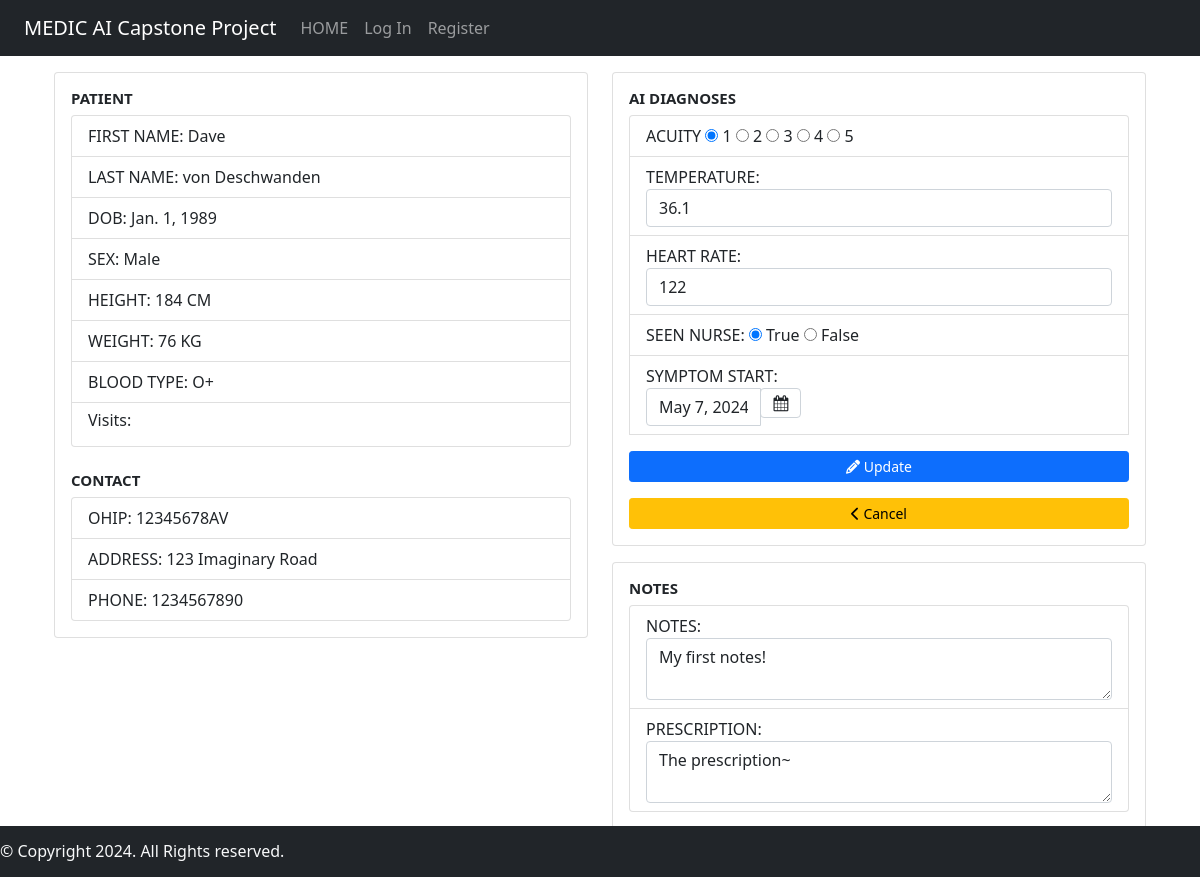
Before: /patientinfo/1/edit with the older database file.
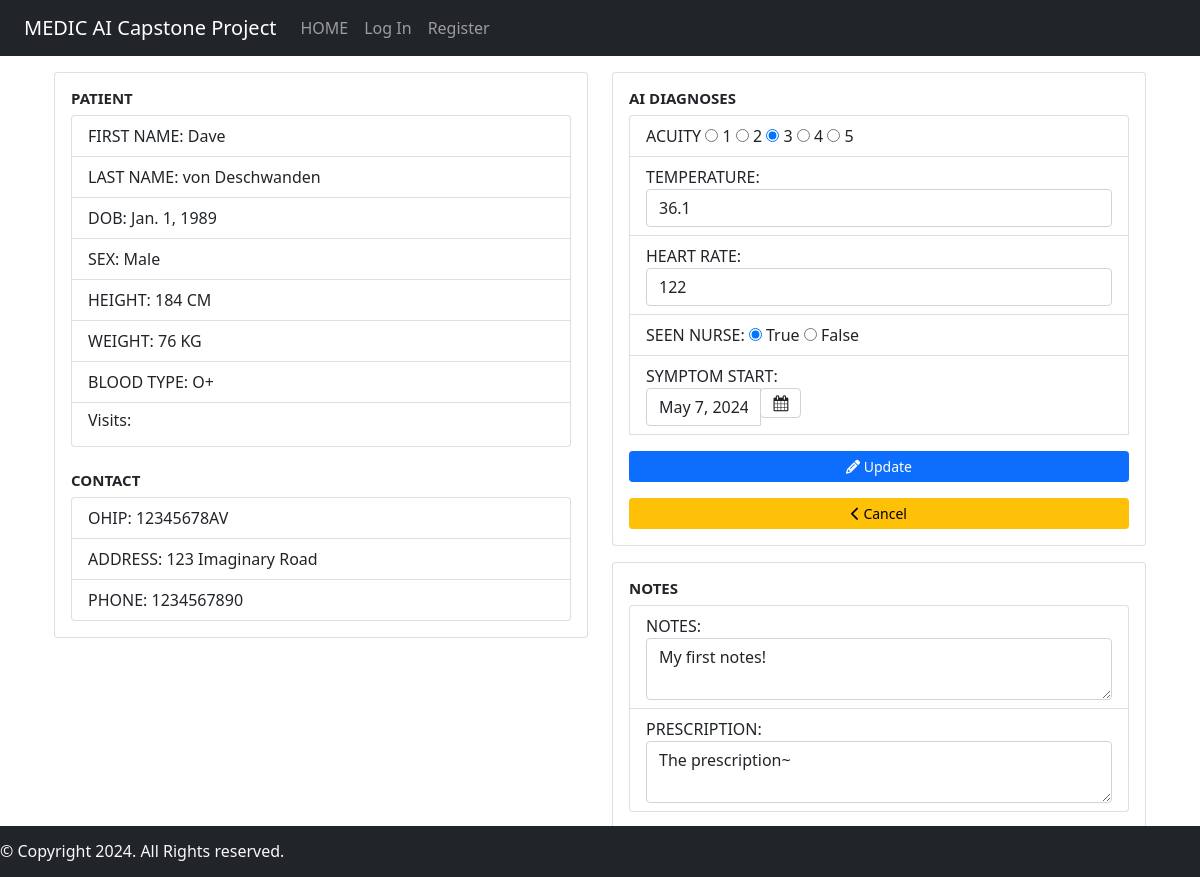
After: the same page with the newer database file.
### medicAI/models.py (models this page shows)
class Hospital_Visit(models.Model):
    ACUITY_CHOICES = [
        ('1', '1'),
        ('2', '2'),
        ('3', '3'),
        ('4', '4'),
        ('5', '5'),
    ]
    patient = models.ForeignKey(Patient, on_delete=models.CASCADE)
    symptom_start_date = models.DateField(default=timezone.now, blank=True)
    acuity = models.CharField(max_length=1, choices=ACUITY_CHOICES, default='5')
    temperature = models.DecimalField(
        max_digits=3,
        decimal_places=1,
        null=True,
        blank=True,
        validators=[MinValueValidator(30), MaxValueValidator(45)]
    )
    heart_rate = models.IntegerField(null=True, blank=True)
    prescription = models.CharField(max_length=200, blank=True)
    diagnosis = models.CharField(max_length=200, blank=True)
    seen_nurse = models.BooleanField(default=False)
    er_doctor = models.ForeignKey(User, on_delete=models.CASCADE, null=True)
    symptoms = models.CharField(max_length=500, null=True, blank=True )

### medicAI/views.py (the view, shortened to what this page needs)
# urls.py: path("patientinfo/<str:patient_id>/edit", views.edit_patient_info, name="editpatientinfo"),
def edit_patient_info(request, patient_id):
    patient = Patient.objects.get(pk=patient_id)
    current_visit = Hospital_Visit.objects.filter(patient=patient_id).order_by('-symptom_start_date').first()
    context = {
        'patient': patient,
        'current_visit': current_visit
    }
    return render(request, "medicAI/editpatientinfo.html", context)

### medicAI/templates/medicAI/editpatientinfo.html (shortened to what the changed rows need)
{% extends "medicAI/layout.html" %}
{% block body %}
<div class="container" style="margin-top: 1rem; margin-bottom: 3rem;">
    <form action="/patientinfo/{{patient.id}}/edit" method="POST">
        <div class="row">
            <div class="col-md-6">
                <div class="card" style="margin-bottom: 1rem;">
                    <div class="card-body">
                        <ul class="list-group">
                            <li class="list-group-item">ACUITY
                                <input type="radio" id="one" name="acuity" value="1" {% if current_visit.acuity == '1' %} checked {% endif %}>
                                <label for="one">1</label>
                                <input type="radio" id="two" name="acuity" value="2" {% if current_visit.acuity == '2' %} checked {% endif %}>
                                <label for="two">2</label>
                                <input type="radio" id="three" name="acuity" value="3" {% if current_visit.acuity == '3' %} checked {% endif %}>
                                <label for="three">3</label>
                                <input type="radio" id="four" name="acuity" value="4" {% if current_visit.acuity == '4' %} checked {% endif %}>
                                <label for="four">4</label>
                                <input type="radio" id="five" name="acuity" value="5" {% if current_visit.acuity == '5' %} checked {% endif %}>
                                <label for="five">5</label><br>
                            </li>
                            <li class="list-group-item">TEMPERATURE: <input type="text" class='form-control' name="temperature" value="{{ current_visit.temperature }}"></li>
                            <li class="list-group-item">HEART RATE: <input type="text" class='form-control' name="heart_rate" value="{{ current_visit.heart_rate }}"></li>
                            <li class="list-group-item">SEEN NURSE:
                                <input type="radio" id="true" name="seen_nurse" value="True" {% if current_visit.seen_nurse %} checked {% endif %}>
                                <label for="true">True</label>
                                <input type="radio" id="false" name="seen_nurse" value="False" {% if not current_visit.seen_nurse %} checked {% endif %}>
                                <label for="false">False</label><br>
                            </li>
                            <li class="list-group-item">SYMPTOM START:
                                <div class="col-sm-4">
                                    <div class="input-group date" id="datepicker">
                                        <input type="text" class="form-control"
                                            name="symptom_start" value="{{ current_visit.symptom_start_date }}">
                                        <span class="input-group-append">
                                            <span class="input-group-text bg-white">
                                            </span>
                                        </span>
                                    </div>
                                </div>
                            </li>
                        </ul>
                    </div>
                </div>
                <div class="card">
                    <div class="card-body">
                        <ul class="list-group">
                            <li class="list-group-item">NOTES:<textarea class='form-control' name="diagnosis">{{ current_visit.diagnosis }}</textarea></li>
                            <li class="list-group-item">PRESCRIPTION:<textarea class='form-control' name="prescription">{{ current_visit.prescription }}</textarea></li>
                        </ul>
                    </div>
                </div>
            </div>
        </div>
    </form>
</div>
{% endblock %}

Changed rows visible on the page:
changed Hospital_Visit "☑ True": acuity "☑ 1" → "☐ 1"; acuity "☐ 3" → "☑ 3"
